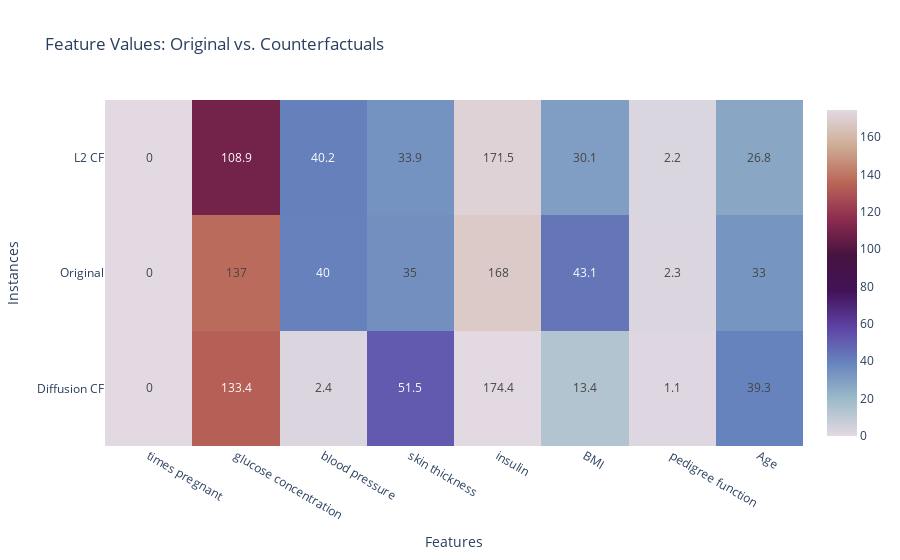

Here is the notebook cell this chart was saved with:
### Code cell
import plotly.graph_objects as go

# Assuming your numpy arrays are named original_instance_np, cf_diffusion_np, and cf_l2_np
instances_matrix = np.vstack([cf_diffusion_df_rounded, instances_df_rounded, cf_l2_df_rounded])

# Assuming instances_matrix and features are defined as per your provided data
fig = go.Figure(data=go.Heatmap(
    z=instances_matrix,  # Heatmap values
    x=features,  # Feature names for columns
    y=['Diffusion CF', 'Original', 'L2 CF'],  # Row labels
    colorscale='twilight',  # Color scale
    text=instances_matrix.round(2),  # Rounded values for annotations
    texttemplate="%{text}",  # Template to display text
    hoverongaps=False))  # No gaps in data

fig.update_layout(
    title='Feature Values: Original vs. Counterfactuals',
    xaxis=dict(title='Features'),
    yaxis=dict(title='Instances')
)

fig.show()

### Figure 1 — Plotly figure (JSON) as saved in the notebook; plotly's stock layout.template omitted (floating-point values rounded to 4 significant figures)
{"data": [{"colorscale": [[0, "#e2d9e2"], [0.1111, "#9ebbc9"], [0.2222, "#6785be"], [0.3333, "#5e43a5"], [0.4444, "#421257"], [0.5556, "#471340"], [0.6667, "#8e2c50"], [0.7778, "#ba6657"], [0.8889, "#ceac94"], [1, "#e2d9e2"]], "hoverongaps": false, "text": [[0, 133.4, 2.4, 51.5, 174.4, 13.4, 1.1, 39.3], [0, 137, 40, 35, 168, 43.1, 2.3, 33], [0, 108.9, 40.2, 33.9, 171.5, 30.1, 2.2, 26.8]], "texttemplate": "%{text}", "type": "heatmap", "x": ["times pregnant", "glucose concentration", "blood pressure", "skin thickness", "insulin", "BMI", "pedigree function", "Age"], "y": ["Diffusion CF", "Original", "L2 CF"], "z": [[0, 133.4, 2.4, 51.5, 174.4, 13.4, 1.1, 39.3], [0, 137, 40, 35, 168, 43.1, 2.3, 33], [0, 108.9, 40.2, 33.9, 171.5, 30.1, 2.2, 26.8]]}], "layout": {"title": {"text": "Feature Values: Original vs. Counterfactuals"}, "xaxis": {"title": {"text": "Features"}}, "yaxis": {"title": {"text": "Instances"}}}}
